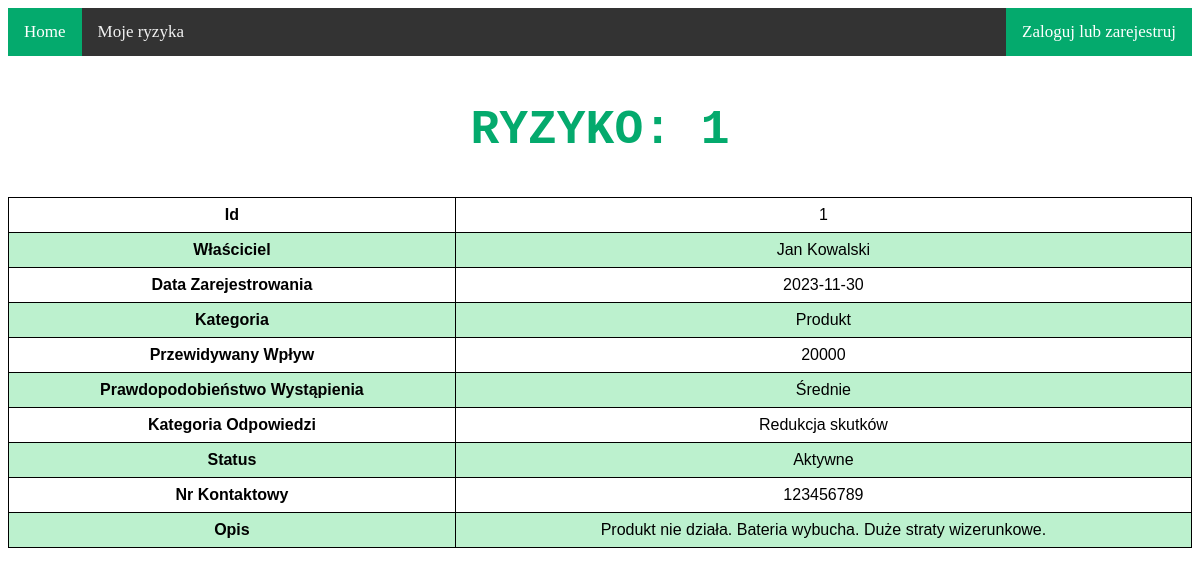
Before: /1 with the older database file.
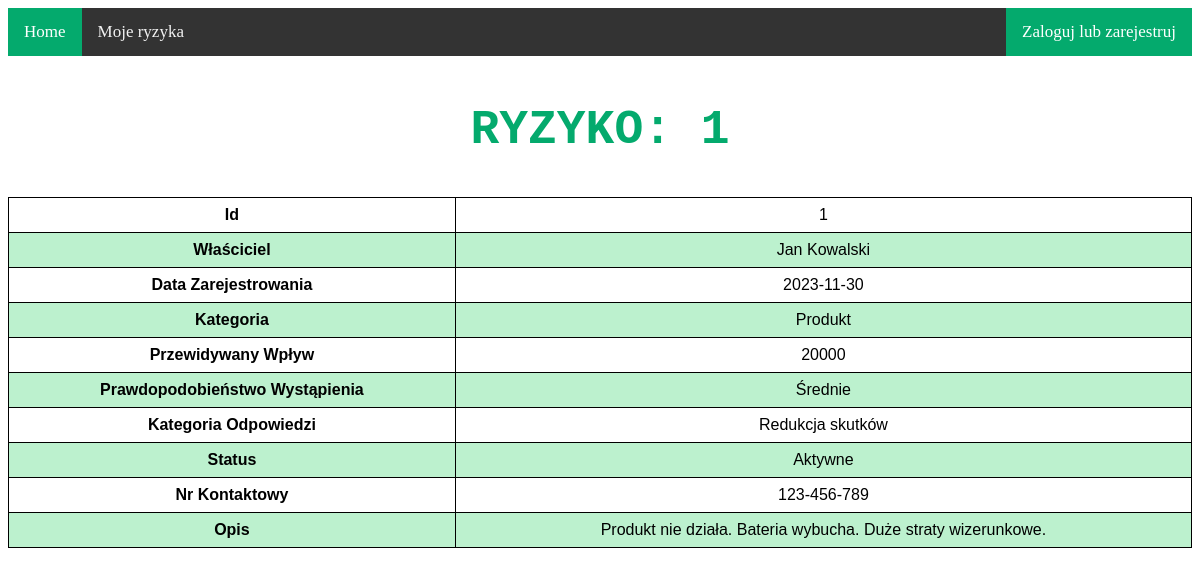
After: the same page with the newer database file.
### tables this page shows
CREATE TABLE risk (
    id INTEGER PRIMARY KEY AUTOINCREMENT,
    owner_id INTEGER references person(id),
    created TIMESTAMP NOT NULL DEFAULT CURRENT_TIMESTAMP,
    category TEXT NOT NULL,
    impact INTEGER NOT NULL,
    proximity TEXT NOT NULL,
    response TEXT NOT NULL,
    status TEXT NOT NULL,
    contact TEXT NOT NULL,
    description TEXT NOT NULL
);

CREATE TABLE person (
    id INTEGER PRIMARY KEY AUTOINCREMENT,
    name TEXT NOT NULL,
    login TEXT NOT NULL,
    password TEXT NOT NULL
);

### app.py (the view)
@app.route('/<int:idn>', methods=["GET", "POST"])
def risk_page(idn):
    if request.form.get('remove_risk') == "yes":
        db.remove_risk(idn)
        return redirect("/moje")
    risk_data = db.get_risk(idn)
    data = []
    for i in range(len(titles)):
        try:
            data.append([titles[i], risk_data[i]])
        except IndexError:
            data.append([titles[i], ""])
    return render_template("risk.html", idn=idn, data=data)

### db.py (called while the page is built)
def get_db_connection():
    conn = sqlite3.connect('database.db')
    conn.row_factory = sqlite3.Row
    return conn

def get_risk(idn):
    conn = get_db_connection()
    risk_data = conn.execute(
        'SELECT risk.id, name, date(created), category, impact, proximity, response, status, contact, description '
        'FROM risk, person WHERE risk.owner_id = person.id AND risk.id = %i' % idn).fetchall()
    conn.close()
    return risk_data[0]

### templates/risk.html (shortened to what this page needs)
{% extends "topnav.html" %}
{% block content %}
    <h2>Ryzyko: {{ idn }}</h2>
    <div class="scrollable">
        <table>
            {% for piece in data %}
                <tr>
                    <th>{{ piece[0] }}</th>
                    <td>{{ piece[1] }}</td>
                </tr>
            {% endfor %}
        </table>
    </div>
{% endblock %}

Changed rows visible on the page:
changed risk "Produkt": contact "123456789" → "123-456-789"
